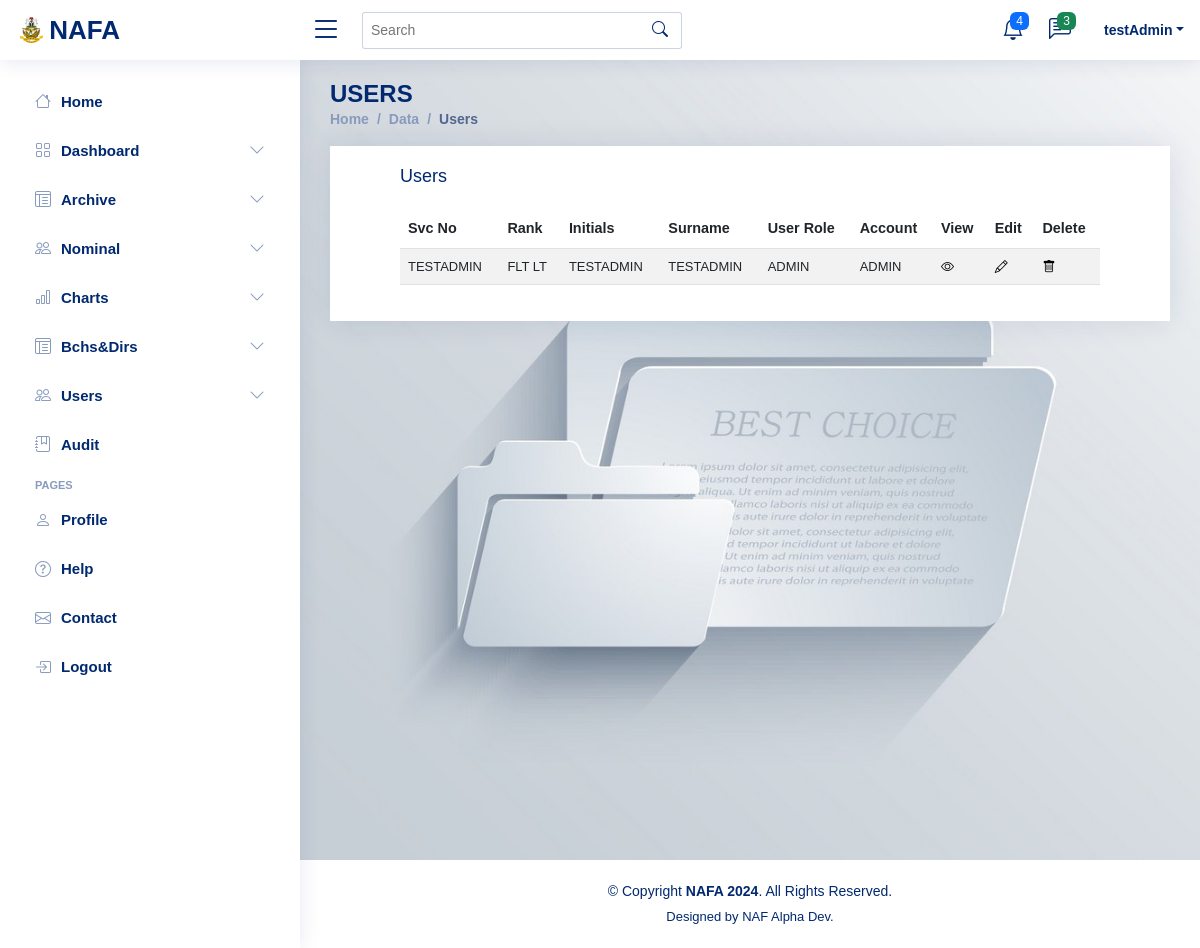
The page /ADMIN/adminUsers.php (signed in) on the database its author committed.
### tables this page shows
CREATE TABLE `users` (
  `SVC_NO` varchar(20) NOT NULL,
  `USER_ROLE` varchar(20) NOT NULL,
  `ACCOUNT` varchar(20) NOT NULL,
  `PASSWORD` varchar(100) NOT NULL,
  `RANK` varchar(20) NOT NULL,
  `INITIALS` varchar(20) NOT NULL,
  `SURNAME` varchar(100) NOT NULL
);

### ADMIN/adminUsers.php (the view, shortened to what this page needs)
<?php
include 'adminHeader.php';
include('../Connection.php');
include 'adminSideNavBar.php';
    $userSQL = "SELECT * FROM users";
    $userResult = mysqli_query($conn, $userSQL);
?>
<main id="main" class="main"
  style="
    background-image: url('../IMAGES/img1.jpg');
    background-size: cover;
    background-position: center;
    min-height: 100vh;
    zIndex:-1;
    "
>
    <div class="pagetitle">
      <h1>USERS</h1>
      <nav>
        <ol class="breadcrumb">
          <li class="breadcrumb-item"><a href="adminHome">Home</a></li>
          <li class="breadcrumb-item">Data</li>
          <li class="breadcrumb-item active">Users</li>
        </ol>
      </nav>
    </div>
   <section class="section">
      <div class="row">
        <div class="col-lg-12">
          <div class="card" style="padding-left:50px; padding-right:50px; border-radius:1px;">
            <div class="card-body">
              <h5 class="card-title">Users</h5>
            <div class="table-responsive" style="boder">
              <table class="table datatable table-striped second table-hover" style="font-size:90%;">
                <thead>
                  <tr>
                    <th scope="col">Svc No</th>
                    <th scope="col">Rank</th>
                    <th scope="col">Initials</th>
                    <th scope="col">Surname</th>
                    <th scope="col">User Role</th>
                    <th scope="col">Account</th>
                    <th scope="col">View</th>
                    <th scope="col">Edit</th>
                    <th scope="col">Delete</th>
                  </tr>
                </thead>
                <tbody>
                       <?php
                    while($userFetch=mysqli_fetch_assoc($userResult))
            {
            ?>
                <tr id='userRow' style='text-transform: uppercase; font-size:90%;'>
                <td><?php echo $userFetch['SVC_NO']?></td>
                <td><?php echo $userFetch['RANK']?></td>
                <td><?php echo $userFetch['INITIALS']?></td>
                <td><?php echo $userFetch['SURNAME']?></td>
                <td><?php echo $userFetch['USER_ROLE']?></td>
                <td><?php echo $userFetch['ACCOUNT']?></td>
                <td><a style="color:black" href='adminViewUser?svcNo=<?php echo $userFetch['SVC_NO'];?>' type='submit' id='viewButton'><i class='bi bi-eye' id='viewButton'></i></a></td>
                <td><a style="color:black" href='adminEditUser?svcNo=<?php echo $userFetch['SVC_NO'];?>' type='submit'><i class='bi bi-pencil' id='editButton'></i></a></td>
                <td><a style="color:black" href='adminDeleteUser?svcNo=<?php echo $userFetch['SVC_NO'];?>' type='submit' onClick='javascript:return confirm("\nARE YOU SURE YOU WANT TO DELETE THIS USER??? DELETING THIS USER REMOVES THE USER FROM THE DATA BASE. CLICK OK TO DELETE AND CANCEL TO CANCEL .....\n");'><i class='bi bi-trash' id='deleteButton'></i></a></td></tr>
            <?php
            }
            ?>
                </tbody>
              </table>
        </div>
            </div>
          </div>
        </div>
      </div>
    </section>
  </main>
<?php
include 'adminFooter.php';
?>

### assets/css/style.css (style rules this page uses)
:root { scroll-behavior: smooth; }
body { font-family: "Open Sans", sans-serif; background: #f6f9ff; color: #444444; }
h1, h2, h3, h4, h5, h6 { font-family: "Nunito", sans-serif; }
#main { margin-top: 60px; padding: 20px 30px; transition: all 0.3s; }
.pagetitle { margin-bottom: 10px; }
.pagetitle h1 { font-size: 24px; margin-bottom: 0; font-weight: 600; color: #012970; }
.card { margin-bottom: 30px; border: none; border-radius: 5px; box-shadow: 0px 0 30px rgba(1, 41, 112, 0.1); }
.card-title { padding: 20px 0 15px 0; font-size: 18px; font-weight: 500; color: #012970; font-family: "Poppins", sans-serif; }
.card-body { padding: 0 20px 20px 20px; }
.breadcrumb { font-size: 14px; font-family: "Nunito", sans-serif; color: #899bbd; font-weight: 600; }
.breadcrumb a { color: #899bbd; transition: 0.3s; }
.breadcrumb .breadcrumb-item::before { color: #899bbd; }
.breadcrumb .active { color: #51678f; font-weight: 600; }
@media (min-width: 1200px) { #main, #footer { margin-left: 300px; } }

### rows shown on the page
users: SVC_NO "TESTADMIN", RANK "FLT LT", INITIALS "TESTADMIN", SURNAME "TESTADMIN", USER_ROLE "ADMIN", ACCOUNT "ADMIN"

### other values the page prints
$_SESSION['svcNo'] "testAdmin"
